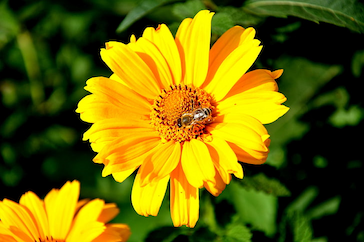
#> input picture image/flower.png, 364 x 242 px
$ jupyter execute 14-histograma.ipynb
#> lines starting #> are read from the running program, lines starting #| are printed output that depends on the picture
### Creación de histograma usando matriz numpy

[cell 1]
import matplotlib.pyplot as plt #importing matplotlib

img = plt.imread('image/flower.png') # lee los datos de la imagen
#> img is the input picture: shape (242, 364, 4) float32; mean R, G, B, A 0.426, 0.405, 0.0169, 1

#creacion de histograma
# calculate frequency of pixels in range 0-255
plt.hist(img.ravel(), bins=256, range=(0.0, 1.0), fc='k', ec='k') #calculating histogram
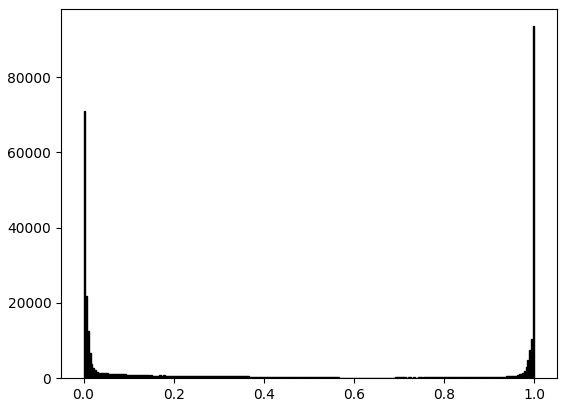
#> figure drawn by matplotlib, 1 panel; tallest bar 93573 high, from x = 0.996 to 1

### Trazado de histogramas utilizando Matplotlib

[cell 2]
# importing required libraries of opencv
import cv2
from matplotlib import pyplot as plt

# reads an input image
img = cv2.imread('image/perro.jpg',0)
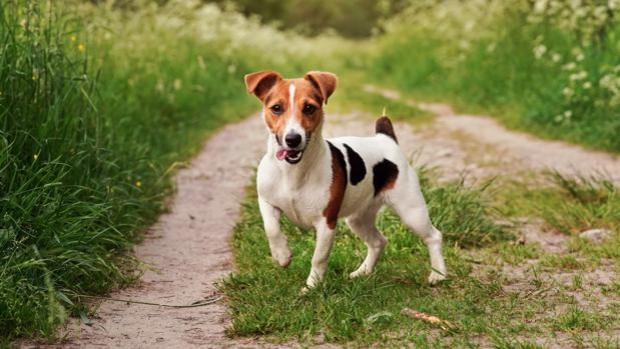
#> input picture image/perro.jpg, 620 x 349 px
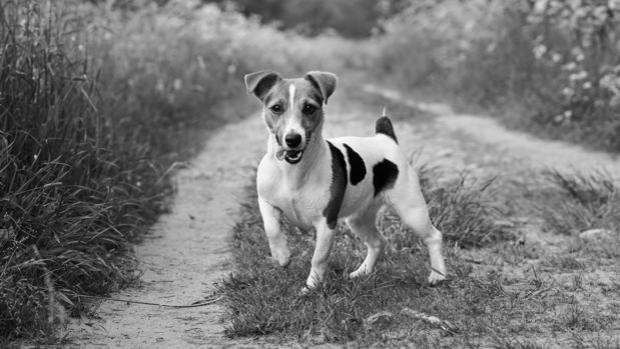
#> img: shape (349, 620); min 0, max 253, mean 118.6

# find frequency of pixels in range 0-255
histr = cv2.calcHist([img],[0],None,[256],[0,256])
#> histr = 256 values, max 1831 at index 101, min 0 at index 254, mean 845.2

# show the plotting graph of an image
plt.plot(histr)
plt.show()
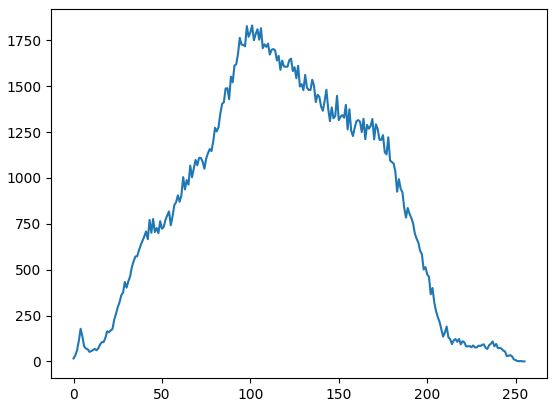
#> figure drawn by matplotlib, 1 panel; curve peaks at x = 101, y = 1831

[cell 3]
import cv2
from matplotlib import pyplot as plt
img = cv2.imread('image/perro.jpg',0)

# alternative way to find histogram of an image
plt.hist(img.ravel(),256,[0,256])
plt.show()
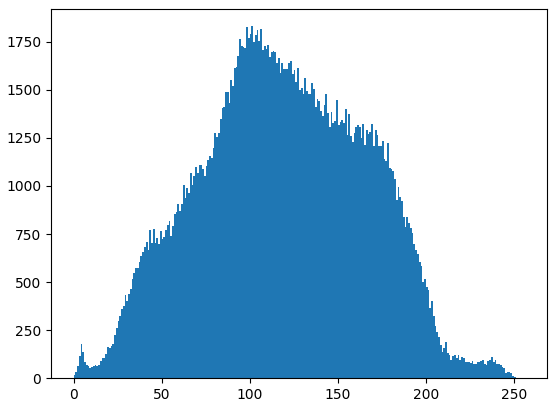
#> figure drawn by matplotlib, 1 panel; tallest bar 1831 high, from x = 101 to 102
